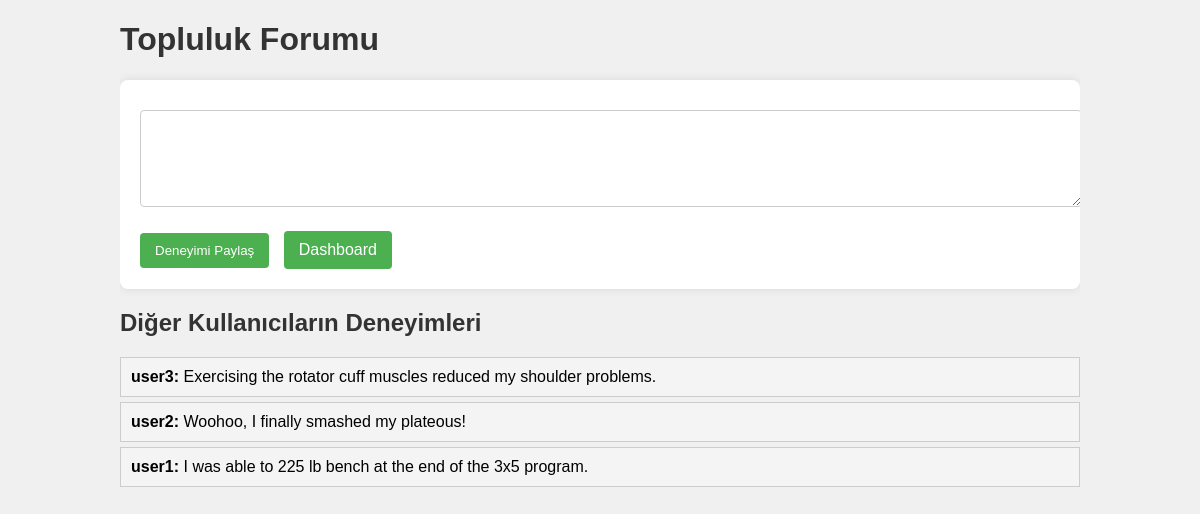
/community_forum.php (signed in), run on the app's committed database.
### tables this page shows
CREATE TABLE `community_forum` (
  `id` int(11) NOT NULL,
  `user_id` int(11) NOT NULL,
  `experience` text NOT NULL,
  `created_at` timestamp NOT NULL DEFAULT current_timestamp()
);

CREATE TABLE `users` (
  `id` int(11) NOT NULL,
  `username` varchar(255) NOT NULL,
  `password` varchar(255) NOT NULL,
  `role` enum('user','admin') DEFAULT 'user'
);

### community_forum.php (the view, shortened to what this page needs)
<?php
include('config.php');
?>
<!DOCTYPE html>
<html lang="en">
<head>
    <link rel="stylesheet" href="style.css">
</head>
<body>
    <div class="container">
        <h1>Topluluk Forumu</h1>
        <form method="post" action="">
            <textarea name="experience" rows="5" required></textarea><br>
            <input type="submit" value="Deneyimi Paylaş">
            <a href="dashboard.php" class="button">Dashboard</a>
        </form>
        <h2>Diğer Kullanıcıların Deneyimleri</h2>
        <ul>
            <?php
            $sql = "SELECT users.username, community_forum.experience FROM community_forum JOIN users ON community_forum.user_id = users.id ORDER BY community_forum.created_at DESC";
            $result = $conn->query($sql);
            if ($result->num_rows > 0) {
                while ($row = $result->fetch_assoc()) {
                    echo "<li><strong>" . htmlspecialchars($row['username']) . ":</strong> " . htmlspecialchars($row['experience']) . "</li>";
                }
            } else {
                echo "Henüz hiç deneyim paylaşılmamış.";
            }
            ?>
        </ul>
    </div>
</body>
</html>

### style.css (style rules this page uses)
body { font-family: Arial, sans-serif; background-color: #f0f0f0; margin: 0; padding: 0; }
.container { width: 80%; margin: auto; overflow: hidden; }
form { background: white; padding: 20px; border-radius: 8px; box-shadow: 0 0 10px rgba(0, 0, 0, 0.1); margin-top: 20px; }
input[type="text"], input[type="password"], textarea { width: 100%; padding: 10px; margin: 10px 0; border: 1px solid #ccc; border-radius: 4px; }
input[type="submit"], .button { background-color: #4CAF50; color: white; padding: 10px 15px; border: none; border-radius: 4px; cursor: pointer; margin-top: 10px; display: inline-block; text-align: center; text-decoration: none; margin-right: 10px; }
h1, h2 { color: #333; }
ul { list-style: none; padding: 0; }
ul li { background: #f4f4f4; margin: 5px 0; padding: 10px; border: #ccc 1px solid; }

### data on the page
community_forum: user.username "user3", experience "Exercising the rotator cuff muscles reduced my shoulder problems."
community_forum: user.username "user2", experience "Woohoo, I finally smashed my plateous!"
community_forum: user.username "user1", experience "I was able to 225 lb bench at the end of the 3x5 program."
